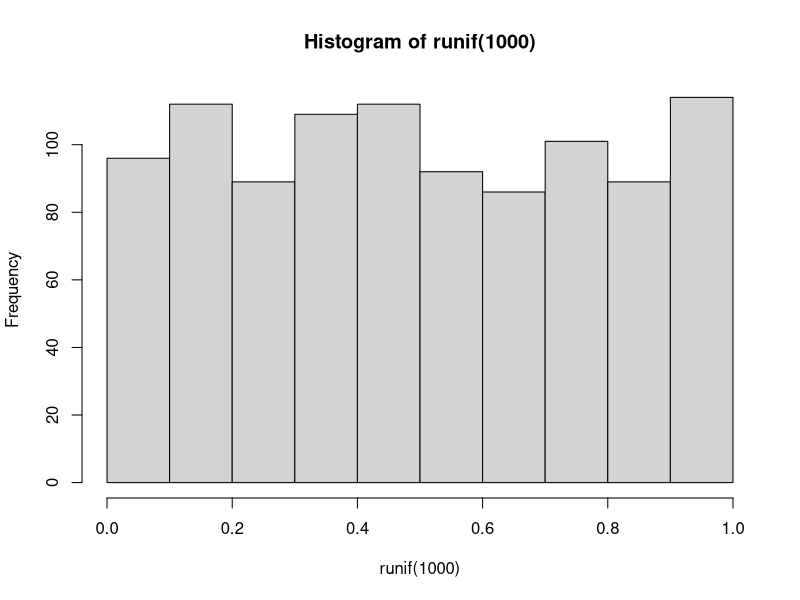
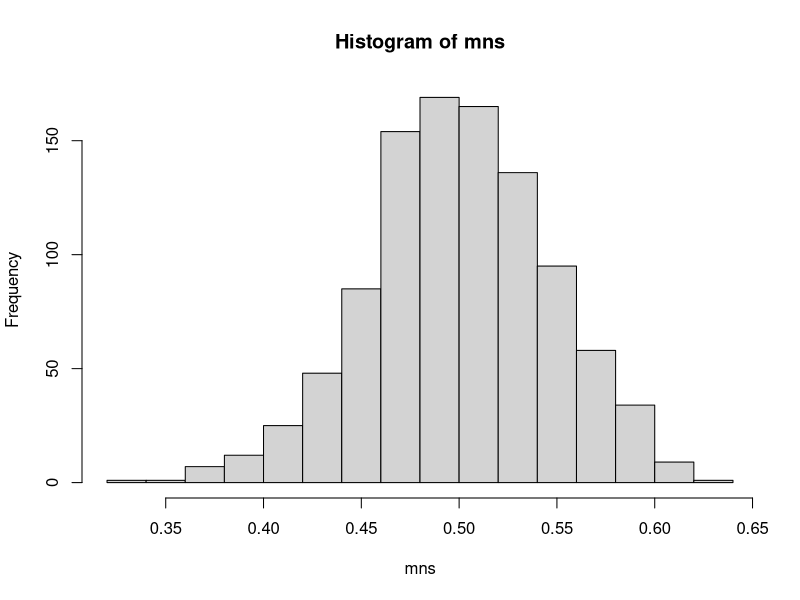

These charts were generated, in order, by the following R code:
# Simulation Exercise
# Statistical Inference
# Mark Culp
# 3/25/2017


## --------
## Overview:
## --------

# Set parameters for distribution
n <- 40
lambda <- 0.2

set.seed(0)

# Generate random deviates for an exponetial distribution
sampleDist <- rexp(n, lambda)

# An exploratory plot 
# . . .

## -----------
## Simulations:  
## -----------



## -----------------------------------
## Sample Mean versus Theoretical Mean
## -----------------------------------

# Calculate mean of the sample distribution
sampleDistMean <- mean(sampleDist)

# Calculate hypothetical mean for the exponential distribution
hypoDistMean <- 1/lambda

## -------------------------------------------
## Sample Variance versus Theoretical Variance
## -------------------------------------------

# Calculate variance of the sample distribution
sampleDistVariance <- var(sampleDist)

# Calculate hypothetical mean for the exponential distribution
hypoDistVariance <- (1/lambda)^2

## -----------------------------------
## Distribution: Assumpt & Conclusions
## -----------------------------------

hist(runif(1000))

# ---

mns = NULL
for (i in 1:1000) mns = c(mns, mean(runif(40)))
hist(mns)
